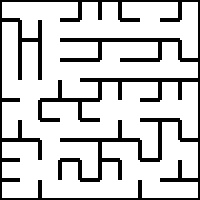
#> input picture task1#rr/2. Practice/Task 1A/task_1a_images/maze00.jpg, 200 x 200 px, found by its file name; its folder holds only this picture in this run
$ python task_1a.py
#> lines starting #> are read from the running program, lines starting #| are printed output that depends on the picture; after the words box and inside, x2 and y2 are one past the last pixel; in counts of white or black regions, pixels touching at a corner belong together

'''
*****************************************************************************************
*
*        		===============================================
*           		Rapid Rescuer (RR) Theme (eYRC 2019-20)
*        		===============================================
*
*  This script is to implement Task 1A of Rapid Rescuer (RR) Theme (eYRC 2019-20).
*
*  This software is made available on an "AS IS WHERE IS BASIS".
*  Licensee/end user indemnifies and will keep e-Yantra indemnified from
*  any and all claim(s) that emanate from the use of the Software or
*  breach of the terms of this agreement.
*
*  e-Yantra - An MHRD project under National Mission on Education using ICT (NMEICT)
*
*****************************************************************************************
'''


# Team ID:			[ 4078 ]
# Author List:		[ Ashish Chhabra, Mayank Singhal, Neeraj Joshi, Nitin Jayant ]
# Filename:			task_1a.py
# Functions:		readImage, solveMaze
# 					[ getShortestPath, obstaclesPresent, getCode, mazeToGraph ]
# Global variables:	CELL_SIZE
# 					[ List of global variables defined in this file ]


# Import necessary modules
# Do not import any other modules
import cv2
import numpy as np
import os


# To enhance the maze image
import image_enhancer


# Maze images in task_1a_images folder have cell size of 20 pixels
CELL_SIZE = 20


def readImage(img_file_path):

	"""
	Purpose:
	---
	the function takes file path of original image as argument and returns it's binary form

	Input Arguments:
	---
	`img_file_path` :		[ str ]
		file path of image

	Returns:
	---
	`original_binary_img` :	[ numpy array ]
		binary form of the original image at img_file_path

	Example call:
	---
	original_binary_img = readImage(img_file_path)

	"""

	binary_img = None

	#############	Add your Code here	###############

	img = cv2.imread(img_file_path)
#> img is the input picture: shape (200, 200, 3); min 0, max 255, mean 205.7
	gray = cv2.cvtColor(img, cv2.COLOR_BGR2GRAY)
	ret, binary_img = cv2.threshold(gray, 127, 255, cv2.THRESH_BINARY)
#> binary_img: shape (200, 200); 80.7% white; 1 black region, box (x1, y1, x2, y2) and area: (0, 0, 200, 200) 7720

	###################################################

	return binary_img


def solveMaze(original_binary_img, initial_point, final_point, no_cells_height, no_cells_width):

	"""
	Purpose:
	---
	the function takes binary form of original image, start and end point coordinates and solves the maze
	to return the list of coordinates of shortest path from initial_point to final_point

	Input Arguments:
	---
	`original_binary_img` :	[ numpy array ]
		binary form of the original image at img_file_path
	`initial_point` :		[ tuple ]
		start point coordinates
	`final_point` :			[ tuple ]
		end point coordinates
	`no_cells_height` :		[ int ]
		number of cells in height of maze image
	`no_cells_width` :		[ int ]
		number of cells in width of maze image

	Returns:
	---
	`shortestPath` :		[ list ]
		list of coordinates of shortest path from initial_point to final_point

	Example call:
	---
	shortestPath = solveMaze(original_binary_img, initial_point, final_point, no_cells_height, no_cells_width)

	"""

	shortestPath = []

	#############	Add your Code here	###############

	graph = mazeToGraph(original_binary_img)

	shortestPath = getShortestPath(graph, initial_point, final_point)
	###################################################

	return shortestPath


#############	You can add other helper functions here		#############

def getShortestPath(graph, initial_point, final_point, obstacles=[]):
	queue = [(initial_point, [initial_point])]

	while queue:
		vertex, path = queue.pop(0)
		for node in graph[vertex] - set(path):
			if node == final_point and not obstaclesPresent(obstacles, path):
				return path + [node] # Only returning shortest path.
			else:
				queue.append((node, path+[node]))

def obstaclesPresent(obstacles, path):
	for obstacle in obstacles:
		if obstacle in path:
			return True

	return False


def mazeToGraph(thresh):
	graph = {}
	h, w = thresh.shape
	for row in range(0, h, CELL_SIZE):
		for col in range(0, w, CELL_SIZE):
			cell = thresh[row:row+CELL_SIZE, col:col+CELL_SIZE]
			x = int(col/CELL_SIZE)
			y = int(row/CELL_SIZE)
			graph[(y,x)] = set()

			code = getCode(cell)
			if code["up"] == False:
				graph[(y, x)].add((y-1, x))
			if code["down"] == False:
				graph[(y, x)].add((y+1, x))
			if code["left"] == False:
				graph[(y, x)].add((y, x-1))
			if code["right"] == False:
				graph[(y, x)].add((y, x+1))

	return graph

def getCode(cell):

	mid = int(CELL_SIZE/2)
	code = {}

	# Check left
	if cell[mid][0] == 0: # mid row, 0th column
			code['left'] = True  # wall on left
	else:
			code['left'] = False  # no wall on left

	# Check right
	if cell[mid, -1] == 0: # mid row, last column
			code['right'] = True  # wall on right
	else:
			code['right'] = False  # no wall on right

	# Check up
	if cell[0, mid] == 0: # mid row, last column
			code['up'] = True  # wall up
	else:
			code['up'] = False  # no wall up

	# Check down
	if cell[-1, mid] == 0: # mid row, last column
			code['down'] = True  # wall down
	else:
			code['down'] = False  # no wall down

	return code

#########################################################################


# NOTE:	YOU ARE NOT ALLOWED TO MAKE ANY CHANGE TO THIS FUNCTION
#
# Function Name:	main
# Inputs:			None
# Outputs: 			None
# Purpose: 			the function first takes 'maze00.jpg' as input and solves the maze by calling readImage
# 					and solveMaze functions, it then asks the user whether to repeat the same on all maze images
# 					present in 'task_1a_images' folder or not

if __name__ == '__main__':

	curr_dir_path = os.getcwd()
	img_dir_path = curr_dir_path + '/../task_1a_images/'				# path to directory of 'task_1a_images'

	file_num = 0
	img_file_path = img_dir_path + 'maze0' + str(file_num) + '.jpg'		# path to 'maze00.jpg' image file

	print('\n============================================')

	print('\nFor maze0' + str(file_num) + '.jpg')

	try:

		original_binary_img = readImage(img_file_path)
		height, width = original_binary_img.shape
#> height = 200; width = 200

	except AttributeError as attr_error:

		print('\n[ERROR] readImage function is not returning binary form of original image in expected format !\n')
		exit()

	no_cells_height = int(height/CELL_SIZE)							# number of cells in height of maze image
#> no_cells_height = 10
	no_cells_width = int(width/CELL_SIZE)							# number of cells in width of maze image
#> no_cells_width = 10
	initial_point = (0, 0)											# start point coordinates of maze
	final_point = ((no_cells_height-1),(no_cells_width-1))			# end point coordinates of maze
#> final_point = (9, 9)

	try:

		shortestPath = solveMaze(original_binary_img, initial_point, final_point, no_cells_height, no_cells_width)
#> after the loop in mazeToGraph, `for row in range(0, h, CELL_SIZE):`:
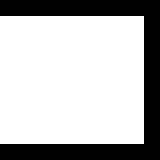
#> cell: shape (20, 20) (shown 8 times larger); 72% white; 1 black region, box (x1, y1, x2, y2) and area: (0, 0, 20, 20) 112
#> after the loop in mazeToGraph, `for row in range(0, h, CELL_SIZE):`: graph = 100 items
#> in solveMaze, `shortestPath = getShortestPath(graph, initial_point, final_point)`: shortestPath = [(0, 0), (0, 1), (0, 2), (1, 2), (2, 2), (3, 2), (4, 2), (4, 1), (5, 1), (6, 1), (6, 2), (7, 2), (8, 2), (9, 2), (9, 3), (9, 4), (9, 5), (9, 6), (8, 6), (8, 7), (9, 7), (9, 8), (9, 9)]

		if len(shortestPath) > 2:

#> (the run stopped early here; a loop or call above may not have finished)
